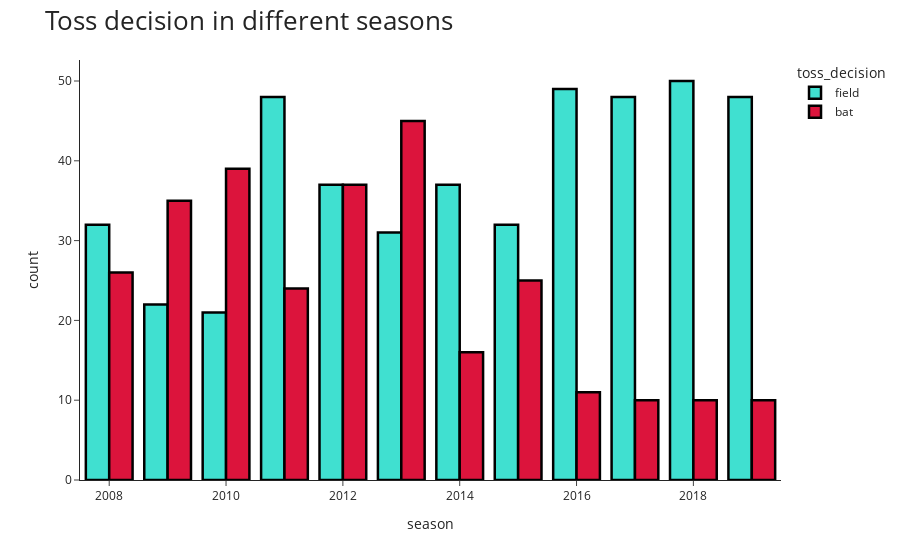

This figure's notebook cell:
### Markdown cell above
After winning the toss, team tends to field first

### Code cell
fig=px.histogram(data_frame=ipl,x='season',color='toss_decision',color_discrete_sequence=colors,barmode='group')
fig.update_layout(title="Toss decision in different seasons",
                  titlefont={'size': 26},template='simple_white'     
                  )
fig.update_traces(marker_line_color='black',
                  marker_line_width=2.5, opacity=1)
fig.show()

### Figure 1 — Plotly figure (JSON) as saved in the notebook; plotly's stock layout.template omitted (floating-point values rounded to 4 significant figures; data arrays with more than 128 entries replaced by an {"elided": "..."} marker saying what was removed)
{"data": [{"alignmentgroup": "True", "bingroup": "x", "hovertemplate": "toss_decision=field<br>season=%{x}<br>count=%{y}<extra></extra>", "legendgroup": "field", "marker": {"color": "turquoise", "line": {"color": "black", "width": 2.5}, "pattern": {"shape": ""}}, "name": "field", "offsetgroup": "field", "opacity": 1, "orientation": "v", "showlegend": true, "type": "histogram", "x": {"elided": "455 int values"}, "xaxis": "x", "yaxis": "y"}, {"alignmentgroup": "True", "bingroup": "x", "hovertemplate": "toss_decision=bat<br>season=%{x}<br>count=%{y}<extra></extra>", "legendgroup": "bat", "marker": {"color": "crimson", "line": {"color": "black", "width": 2.5}, "pattern": {"shape": ""}}, "name": "bat", "offsetgroup": "bat", "opacity": 1, "orientation": "v", "showlegend": true, "type": "histogram", "x": {"elided": "288 int values"}, "xaxis": "x", "yaxis": "y"}], "layout": {"barmode": "group", "legend": {"title": {"text": "toss_decision"}, "tracegroupgap": 0}, "margin": {"t": 60}, "title": {"font": {"size": 26}, "text": "Toss decision in different seasons"}, "xaxis": {"anchor": "y", "domain": [0, 1], "title": {"text": "season"}}, "yaxis": {"anchor": "x", "domain": [0, 1], "title": {"text": "count"}}}}
